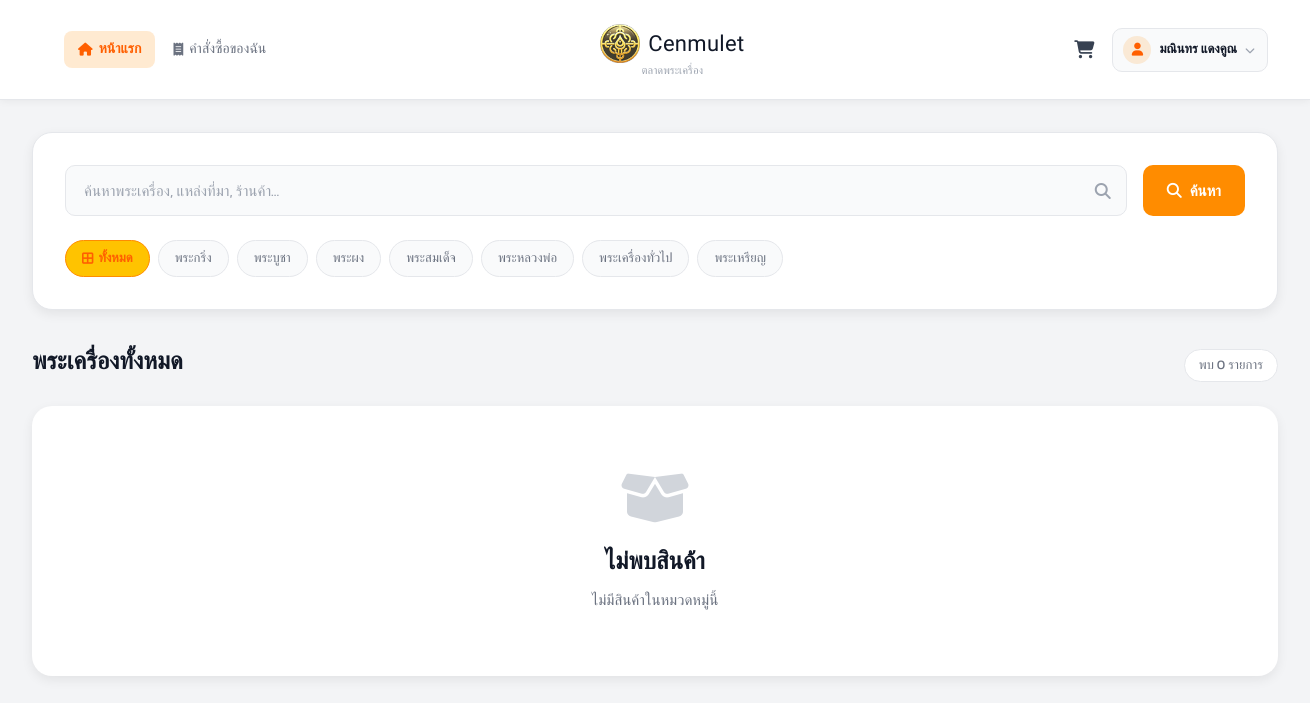
Page /views/user/home.php (signed in) on the earlier database version.
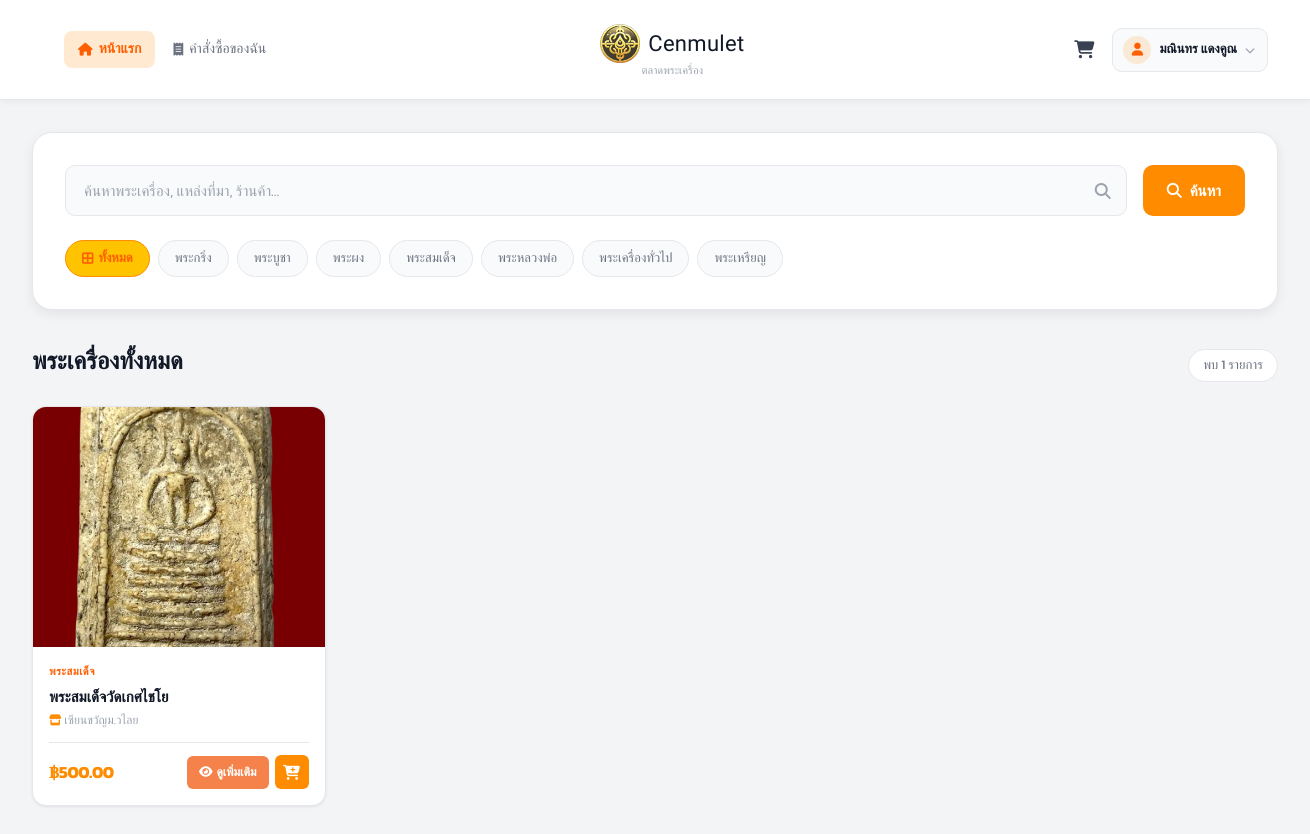
Same page on the later database version.
### tables this page shows
CREATE TABLE categories (
    id INTEGER PRIMARY KEY AUTOINCREMENT,
    category_name TEXT
);

CREATE TABLE amulets (
    id INTEGER PRIMARY KEY AUTOINCREMENT,
    amulet_name TEXT,
    source TEXT,
    quantity INTEGER,
    price REAL,
    image TEXT,
    sellerId INTEGER,
    categoryId INTEGER,
    FOREIGN KEY (sellerId) REFERENCES sellers(id),
    FOREIGN KEY (categoryId) REFERENCES categories(id)
);

CREATE TABLE sellers (
    id INTEGER PRIMARY KEY AUTOINCREMENT,
    fullname TEXT,
    store_name TEXT,
    username TEXT UNIQUE,
    password TEXT,
    address TEXT,
    img_store TEXT,
    tel TEXT,
    pay_contax TEXT,
    id_per TEXT,
    img_per TEXT,

    status TEXT DEFAULT 'pending',
    reject_reason TEXT,
    reviewed_at DATETIME
);

### views/user/home.php (the view, shortened to what the changed rows need)
<?php
require_once __DIR__ . "/../../config/db.php";
try {
    $stmt = $db->query("SELECT * FROM categories ORDER BY category_name");
    $categories = $stmt->fetchAll(PDO::FETCH_ASSOC);
} catch (PDOException $e) {
    $categories = [];
}
$search          = $_GET['search']   ?? '';
$category_filter = $_GET['category'] ?? '';
try {
    $sql = "
        SELECT a.*, c.category_name, s.store_name
        FROM amulets a
        LEFT JOIN categories c ON a.categoryId = c.id
        LEFT JOIN sellers   s ON a.sellerId   = s.id
        WHERE a.quantity > 0
    ";
    $params = [];
    $sql .= " ORDER BY a.id DESC";
    $stmt = $db->prepare($sql);
    $stmt->execute($params);
    $products = $stmt->fetchAll(PDO::FETCH_ASSOC);
} catch (PDOException $e) {
    die("Error: " . $e->getMessage());
}
?>
<!DOCTYPE html>
<html lang="th">
<head>
    <link rel="stylesheet" href="https://cdnjs.cloudflare.com/ajax/libs/font-awesome/6.5.1/css/all.min.css">
    <link rel="stylesheet" href="/public/css/style.css">
    <link rel="stylesheet" href="/public/css/home.css">
</head>
<body>
    <div class="container">
        <div class="search-filter-panel">
            <div class="category-chips">
                <a href="/views/user/home.php"
                   class="category-chip <?php echo empty($category_filter) ? 'active' : ''; ?>">
                    <i class="fa-solid fa-border-all"></i> ทั้งหมด
                </a>
                <?php foreach ($categories as $cat): ?>
                    <a href="?category=<?php echo $cat['id']; ?><?php echo !empty($search) ? '&search=' . urlencode($search) : ''; ?>"
                       class="category-chip <?php echo $category_filter == $cat['id'] ? 'active' : ''; ?>">
                        <?php echo htmlspecialchars($cat['category_name']); ?>
                    </a>
                <?php endforeach; ?>
            </div>
        </div>
        <div class="results-header">
            <h1>
                <?php
                if (!empty($search)) {
                    echo 'ผลการค้นหา: "' . htmlspecialchars($search) . '"';
                } elseif (!empty($category_filter)) {
                    $cat_name = '';
                    foreach ($categories as $cat) {
                        if ($cat['id'] == $category_filter) { $cat_name = $cat['category_name']; break; }
                    }
                    echo 'หมวดหมู่: ' . htmlspecialchars($cat_name);
                } else {
                    echo 'พระเครื่องทั้งหมด';
                }
                ?>
            </h1>
            <span class="result-count">พบ <?php echo count($products); ?> รายการ</span>
        </div>
        <?php if (count($products) > 0): ?>
            <div class="products-grid">
                <?php foreach ($products as $product): ?>
                    <div class="product-card">
                        <div class="product-image">
                            <?php if ($product['image']): ?>
                                <img src="/uploads/amulets/<?php echo htmlspecialchars($product['image']); ?>" alt="<?php echo htmlspecialchars($product['amulet_name']); ?>">
                            <?php else: ?>
                                <i class="fa-solid fa-image placeholder-icon"></i>
                            <?php endif; ?>
                        </div>
                        <div class="product-body">
                            <div class="product-cat">
                                <?php echo htmlspecialchars($product['category_name'] ?? 'ไม่ระบุหมวดหมู่'); ?>
                            </div>
                            <h3 class="product-name"><?php echo htmlspecialchars($product['amulet_name']); ?></h3>
                            <p class="product-source">
                                <i class="fa-solid fa-store" style="color:var(--primary);font-size:11px;"></i>
                                <?php echo htmlspecialchars($product['store_name'] ?? 'ร้านค้า'); ?>
                            </p>
                            <div class="product-footer">
                                <div class="product-price">฿<?php echo number_format($product['price'], 2); ?></div>
                                <div class="product-actions">
                                    <a href="/views/user/product_detail.php?id=<?php echo $product['id']; ?>" class="btn-detail">
                                        <i class="fa-solid fa-eye"></i> ดูเพิ่มเติม
                                    </a>
                                    <form action="/user/add_to_cart_process.php" method="POST" style="display:inline;">
                                        <button type="submit" class="btn-add-cart" title="เพิ่มลงตะกร้า">
                                            <i class="fa-solid fa-cart-plus"></i>
                                        </button>
                                    </form>
                                </div>
                            </div>
                        </div>
                    </div>
                <?php endforeach; ?>
            </div>
        <?php else: ?>
            <div class="no-products">
                <i class="fa-solid fa-box-open"></i>
                <h2>ไม่พบสินค้า</h2>
                <p>
                    <?php
                    if (!empty($search)) {
                        echo 'ไม่พบสินค้าที่ตรงกับคำค้นหา "' . htmlspecialchars($search) . '"';
                    } else {
                        echo 'ไม่มีสินค้าในหมวดหมู่นี้';
                    }
                    ?>
                </p>
            </div>
        <?php endif; ?>
    </div>
</body>
</html>

Differences in the rows shown:
added amulets: image (picture), categoryId.category_name "พระสมเด็จ", amulet_name "พระสมเด็จวัดเกศไชโย", sellerId.store_name "เซียนขวัญม.วไลย", price "500.00"
Other differences:
count($products): "0" → "1"
text no longer shown: "ไม่พบสินค้า ไม่มีสินค้าในหมวดหมู่นี้"
